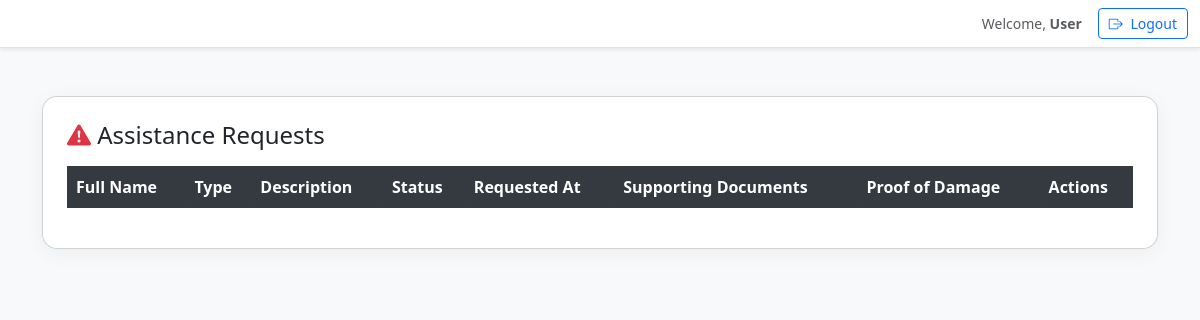
Before: /assistance/index.php with the older database file.
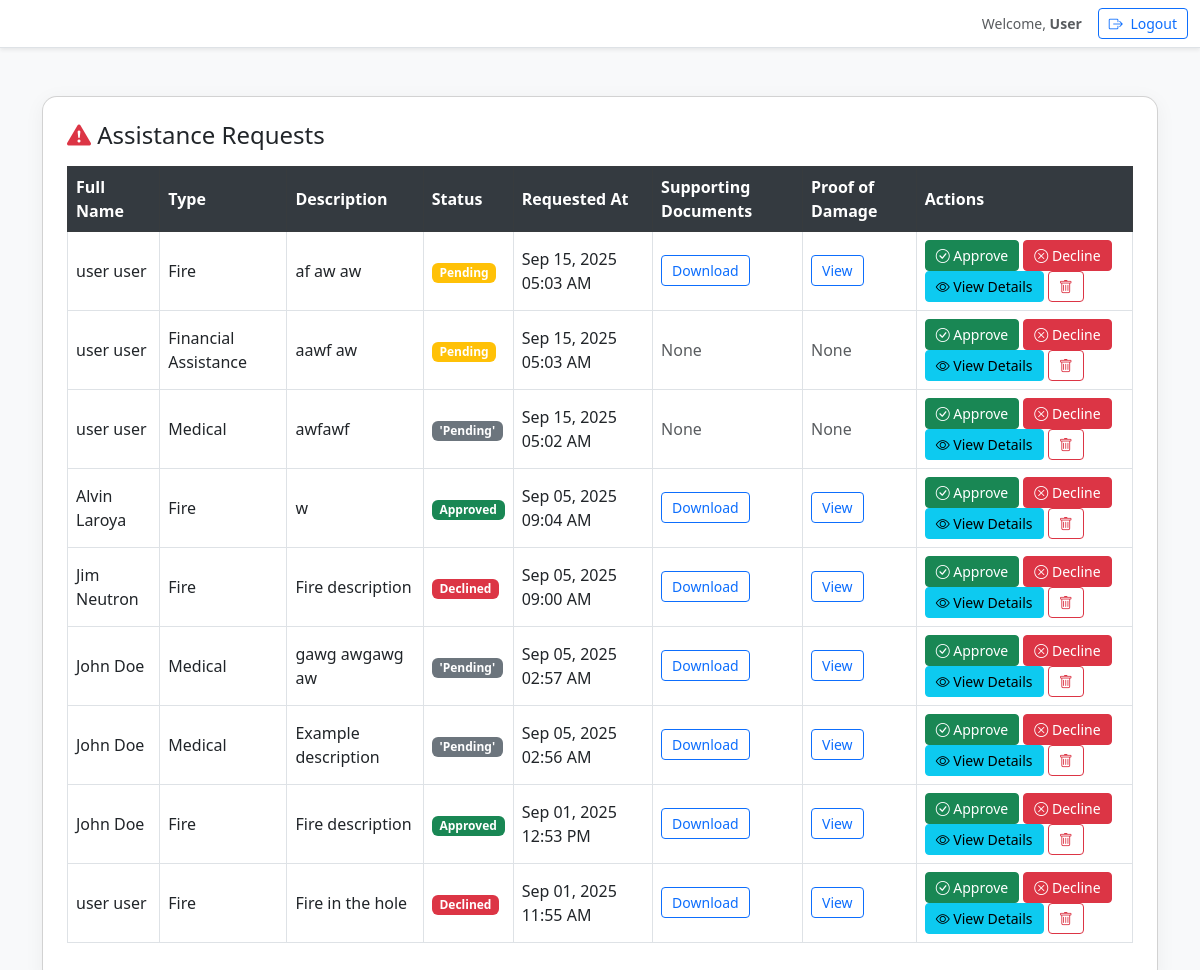
After: the same page with the newer database file.
### tables this page shows
CREATE TABLE `assistance_requests` (
  `id` int(11) NOT NULL,
  `fullname` text NOT NULL,
  `address` text NOT NULL,
  `contact` text NOT NULL,
  `email` text NOT NULL,
  `birth_date` date NOT NULL,
  `gender` text NOT NULL,
  `civil_status` text NOT NULL,
  `occupation` text NOT NULL,
  `number_of_dependents` int(11) NOT NULL,
  `emergency_type` text NOT NULL,
  `emergency_description` longtext NOT NULL,
  `requested_at` timestamp NOT NULL DEFAULT current_timestamp() ON UPDATE current_timestamp(),
  `supporting_documents` blob DEFAULT NULL,
  `proof_of_damage` blob DEFAULT NULL,
  `status` text NOT NULL DEFAULT 'Pending',
  `user_id` int(11) NOT NULL
);

### assistance/index.php (the view, shortened to what this page needs)
<?php
include '../config.php';
$requests = $conn->query("SELECT * FROM assistance_requests ORDER BY requested_at DESC");
?>
<!DOCTYPE html>
<html lang="en">
<head>
    <link rel="stylesheet" href="https://cdn.jsdelivr.net/npm/bootstrap@5.3.0/dist/css/bootstrap.min.css">
    <link href="https://cdn.jsdelivr.net/npm/bootstrap-icons@1.10.5/font/bootstrap-icons.css" rel="stylesheet">
</head>
<body>
<?php include '../navbar.php'; ?>
<div class="container mt-5">
    <div class="card p-4">
        <div class="d-flex justify-content-between align-items-center mb-3">
            <h4 class="mb-0"><i class="bi bi-exclamation-triangle-fill text-danger"></i> Assistance Requests</h4>
        </div>
        <div class="table-responsive">
            <table class="table table-bordered table-hover align-middle">
                <thead class="table-dark">
                    <tr>
                        <th>Full Name</th>
                        <th>Type</th>
                        <th>Description</th>
                        <th>Status</th>
                        <th>Requested At</th>
                        <th>Supporting Documents</th>
                        <th>Proof of Damage</th>
                        <th>Actions</th>
                    </tr>
                </thead>
                <tbody>
                    <?php while ($r = $requests->fetch_assoc()): ?>
                    <tr>
                        <td><?= htmlspecialchars($r['fullname']) ?></td>
                        <td><?= htmlspecialchars($r['emergency_type']) ?></td>
                        <td><?= htmlspecialchars($r['emergency_description']) ?></td>
                        <td>
                            <span class="badge bg-<?php
                                if (($r['status'] ?? 'Pending') === 'Pending') echo 'warning';
                                else if (($r['status'] ?? '') === 'Approved') echo 'success';
                                else if (($r['status'] ?? '') === 'Declined') echo 'danger';
                                else echo 'secondary';
                            ?>">
                                <?= htmlspecialchars($r['status'] ?? 'Pending') ?>
                            </span>
                        </td>
                        <td><?= date('M d, Y h:i A', strtotime($r['requested_at'])) ?></td>
                        <td>
                            <?php if (!empty($r['supporting_documents'])): ?>
                                <a href="../download.php?type=document&id=<?= $r['id'] ?>" class="btn btn-sm btn-outline-primary">Download</a>
                            <?php else: ?>
                                <span class="text-muted">None</span>
                            <?php endif; ?>
                        </td>
                        <td>
                            <?php if (!empty($r['proof_of_damage'])): ?>
                                <a href="../download.php?type=image&id=<?= $r['id'] ?>" class="btn btn-sm btn-outline-primary">View</a>
                            <?php else: ?>
                                <span class="text-muted">None</span>
                            <?php endif; ?>
                        </td>
                        <td>
                            <button class="btn btn-sm btn-success" onclick="updateStatus(<?= $r['id'] ?>, 'Approved', '<?= addslashes($r['email']) ?>', '<?= addslashes($r['fullname']) ?>')">
                                <i class="bi bi-check-circle"></i> Approve
                            </button>
                            <button class="btn btn-sm btn-danger" onclick="updateStatus(<?= $r['id'] ?>, 'Declined', '<?= addslashes($r['email']) ?>', '<?= addslashes($r['fullname']) ?>')">
                                <i class="bi bi-x-circle"></i> Decline
                            </button>
                            <a href="view.php?id=<?= $r['id'] ?>" class="btn btn-sm btn-info">
                                <i class="bi bi-eye"></i> View Details
                            </a>
                            <a href="delete.php?id=<?= $r['id'] ?>" class="btn btn-sm btn-outline-danger" onclick="return confirm('Delete this request?')">
                                <i class="bi bi-trash"></i>
                            </a>
                        </td>
                    </tr>
                    <?php endwhile ?>
                </tbody>
            </table>
        </div>
    </div>
</div>
</body>
</html>

### navbar.php (shortened to what this page needs)
<?php
$userName = $_SESSION['name'] ?? 'User';
$base = '/barangay_system';
?>
<nav class="navbar navbar-expand-lg navbar-light shadow-sm" style="background-color: #ffffff; border-bottom: 1px solid #dee2e6;">
  <div class="container-fluid">
    <div class="collapse navbar-collapse" id="navbarNav">
      <div class="d-flex align-items-center">
        <span class="me-3 text-muted small">Welcome, <strong><?= htmlspecialchars($userName) ?></strong></span>
        <a href="<?= $base ?>/logout.php" class="btn btn-sm btn-outline-primary">
          <i class="bi bi-box-arrow-right me-1"></i> Logout
        </a>
      </div>
    </div>
  </div>
</nav>
<link rel="stylesheet" href="https://cdn.jsdelivr.net/npm/bootstrap-icons@1.10.5/font/bootstrap-icons.css">

### assistance/index.php (style rules this page uses)
body { background-color: #f8f9fa; }
.card { border-radius: 15px; box-shadow: 0 4px 20px rgba(0,0,0,0.05); }
.table th { background-color: #343a40; color: white; }
.table td, .table th { vertical-align: middle; }
.btn-sm { padding: 4px 10px; }

Changed rows visible on the page:
added assistance_requests: fullname "user user", emergency_type "Fire", emergency_description "af aw aw", status "Pending", requested_at "Sep 15, 2025 05:03 AM"
added assistance_requests: fullname "user user", emergency_type "Financial Assistance", emergency_description "aawf aw", status "Pending", requested_at "Sep 15, 2025 05:03 AM", shows "None"
added assistance_requests: fullname "user user", emergency_type "Medical", emergency_description "awfawf", status "'Pending'", requested_at "Sep 15, 2025 05:02 AM", shows "None"
added assistance_requests: fullname "Alvin Laroya", emergency_type "Fire", emergency_description "w", status "Approved", requested_at "Sep 05, 2025 09:04 AM"
added assistance_requests: fullname "Jim Neutron", emergency_type "Fire", emergency_description "Fire description", status "Declined", requested_at "Sep 05, 2025 09:00 AM"
added assistance_requests: fullname "John Doe", emergency_type "Medical", emergency_description "gawg awgawg aw", status "'Pending'", requested_at "Sep 05, 2025 02:57 AM"
added assistance_requests: fullname "John Doe", emergency_type "Medical", emergency_description "Example description", status "'Pending'", requested_at "Sep 05, 2025 02:56 AM"
added assistance_requests: fullname "John Doe", emergency_type "Fire", emergency_description "Fire description", status "Approved", requested_at "Sep 01, 2025 12:53 PM"
added assistance_requests: fullname "user user", emergency_type "Fire", emergency_description "Fire in the hole", status "Declined", requested_at "Sep 01, 2025 11:55 AM"
